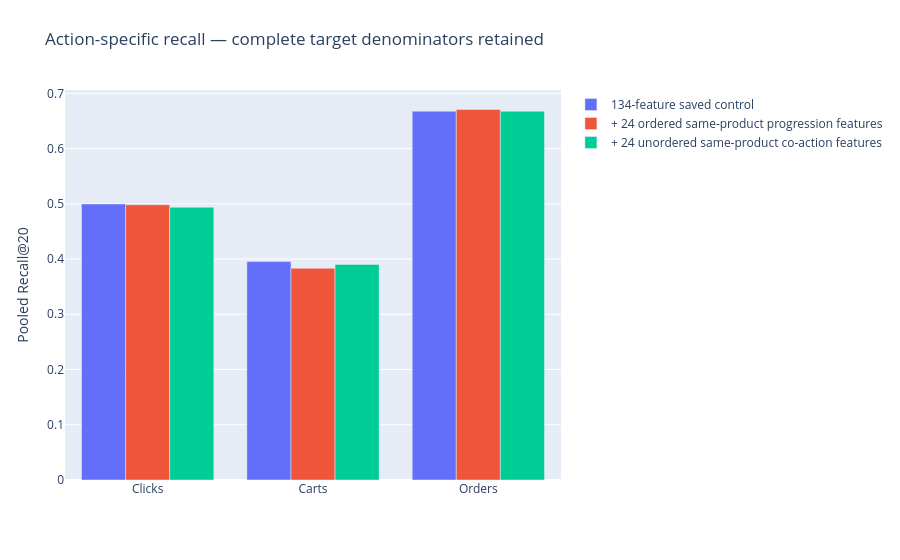

Here is the notebook cell this chart was saved with:
### Markdown cell above
## 4 · Click/cart/order recall

### Code cell
path = ROOT/'outputs/plots/04.json'
if hashlib.sha256(path.read_bytes()).hexdigest() != receipt['plot_hashes'][path.name]:
    raise ValueError('Saved chart checksum changed')
fig = pio.from_json(path.read_text())
display({'application/vnd.plotly.v1+json':json.loads(pio.to_json(fig))}, raw=True)

### Figure 1 — Plotly figure (JSON) as saved in the notebook; plotly's stock layout.template omitted (floating-point values rounded to 4 significant figures)
{"data": [{"name": "134-feature saved control", "type": "bar", "x": ["Clicks", "Carts", "Orders"], "y": [0.4997, 0.3955, 0.6677]}, {"name": "+ 24 ordered same-product progression features", "type": "bar", "x": ["Clicks", "Carts", "Orders"], "y": [0.4982, 0.3833, 0.6708]}, {"name": "+ 24 unordered same-product co-action features", "type": "bar", "x": ["Clicks", "Carts", "Orders"], "y": [0.4937, 0.3902, 0.6677]}], "layout": {"barmode": "group", "margin": {"b": 80, "l": 65, "r": 35, "t": 90}, "title": {"text": "Action-specific recall — complete target denominators retained"}, "xaxis": {"automargin": true}, "yaxis": {"automargin": true, "title": {"text": "Pooled Recall@20"}}}}
